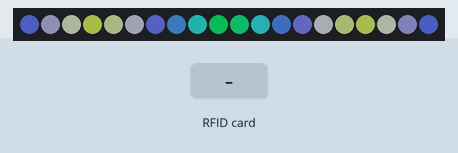
This sketch was run on a simulated Arduino Uno, built with avr-gcc and run on an emulated ATmega328P. Parts: 20 RGB LEDs in strip order, left to right. The test bench sets the inputs (shaded band). Dim RGB values are drawn brighter than linear; random numbers use the default seed unless the sketch sets one; what the sketch prints to the serial monitor is not drawn.

Above: at 0.03 s.
At 0.39 s:
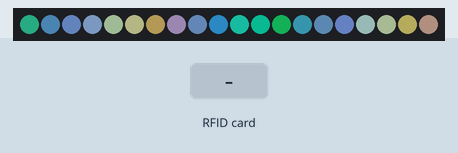
At 1.25 s:
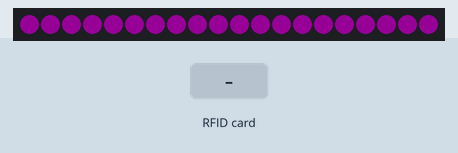
2.3 s: RFID card 5E 7A 19 C4 held to the reader
Timing chart, 0 to 5.3 s (numbered marks = the images above; inputs shaded):
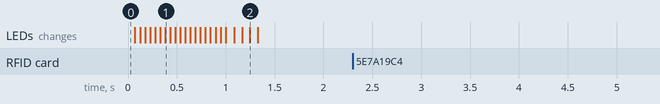

The sketch:

rfidmastermind.ino
```cpp
/// <reference path="rfid.ino" />
/// <reference path="game.ino" />
/// <reference path="leds.ino" />

// rfid lib https://github.com/adafruit/Adafruit-PN532

// SETTINGS ///////////////////////////////////////////////////////////////
#define RGB_LED_BRIGHTNESS 100
#define SPEED_MULTIPLIER 0.03
#define INTRO_TIME 1000
#define ROUNDS 5
#define TURNS 4
///////////////////////////////////////////////////////////////////////////

#include <Adafruit_NeoPixel.h>
#include <Wire.h>
#include <Adafruit_PN532.h>

#define PN532_IRQ_PIN 2
#define PN532_RESET_PIN 3
#define NEOPIXEL_PIN 12

#define RED_CARD_ID 0x994A5969
#define GREEN_CARD_ID 0x99AF5769
#define YELLOW_CARD_ID 0x4AAA4A80
#define BLUE_CARD_ID 0xF92D6169

#define NEOPIXEL_COUNT 20

Adafruit_PN532 nfc(PN532_IRQ_PIN, PN532_RESET_PIN);
Adafruit_NeoPixel strip = Adafruit_NeoPixel(NEOPIXEL_COUNT, NEOPIXEL_PIN, NEO_GRB + NEO_KHZ800);

uint32_t RED_COLOR = strip.Color(255, 0, 0);
uint32_t RED_DIM_COLOR = strip.Color(10, 0, 0);
uint32_t GREEN_COLOR = strip.Color(0, 255, 0);
uint32_t GREEN_DIM_COLOR = strip.Color(0, 10, 0);
uint32_t BLUE_COLOR = strip.Color(0, 0, 255);
uint32_t BLUE_DIM_COLOR = strip.Color(0, 0, 10);
uint32_t YELLOW_COLOR = strip.Color(225, 235, 52);
uint32_t YELLOW_DIM_COLOR = strip.Color(13, 12, 2);

unsigned long introStartTime = 0;
unsigned long elapsed;
byte appPhase = 0;
bool gameMode = 1; // 0 == fixed turn count, 1 == endless (multiplayer)

void setup()
{
    Serial.begin(9600);
    randomSeed(analogRead(0));
    LEDS_Init();
    RFID_Init();
    Serial.println("Started");
    introStartTime = millis();
}

void loop()
{
    elapsed = millis();

    switch (appPhase)
    {
    case 0:
        LEDS_RunIntro();

        if (elapsed > introStartTime + INTRO_TIME)
        {

            LEDS_SetAll(strip.Color(0, 0, 0));
            GAME_Init();
            appPhase = 1;
        }
        break;

    case 1:
        GAME_Update();
        break;
    }

    strip.show();
    delay(33);
}
```

game.ino
```cpp
/// <reference path="rfid.ino" />
/// <reference path="rfidmastermind.ino" />
/// <reference path="leds.ino" />

byte gamePhase = 0;
byte targetColors[TURNS];
byte turnColors[ROUNDS][TURNS];
byte roundCorrect[ROUNDS];
byte turn = 0;
byte currentRound = 0;
uint32_t lastTurn = 0;

void GAME_Init()
{
    LEDS_Flash(strip.Color(55, 0, 55), 2, 60);
    currentRound = 0;
    turn = 0;
    lastTurn = 0;
    byte colors[TURNS] = {1, 2, 3, 4};

    for (int i = 0; i < TURNS; i++)
    {
        targetColors[i] = 0;
        roundCorrect[i] = 0;

        for (int o = 0; o < ROUNDS; o++)
        {
            turnColors[o][i] = 0;
        }
    }

    for (byte i = 0; i < TURNS; i++)
    {
        byte newIndex = floor(random(0, 4));

        if (colors[newIndex] != 0)
        {
            Serial.println(colors[newIndex]);
            targetColors[i] = colors[newIndex];
            colors[newIndex] = 0;
        }
        else
        {
            i--;
        }
    }

    gamePhase = 0;
}

void Game_Shift_Turns_Up()
{
    for (byte o = 0; o < ROUNDS - 1; o++)
    {
        for (byte i = 0; i < TURNS; i++)
        {
            turnColors[o][i] = turnColors[o + 1][i];
        }
    }

    for (byte i = 0; i < TURNS; i++)
    {
        turnColors[ROUNDS - 1][i] = 0;
    }
}

void GAME_Update()
{
    switch (gamePhase)
    {
    case 0:
        GAME_Start_Turn();
        break;

    case 1:
        GAME_Entry_Update();
        break;

    case 2:
        GAME_End_Turn();
        break;
    }
}

void GAME_Start_Turn()
{
    Serial.print("Round ");
    Serial.print(currentRound);
    Serial.print(", Turn");
    Serial.print(turn);
    Serial.println(" Start");
    gamePhase = 1;
}

void GAME_Entry_Update()
{
    uint32_t cardid = RFID_Read();

    if (cardid != NULL && cardid != lastTurn)
    {
        lastTurn = cardid;

        if (cardid == RED_CARD_ID)
        {
            LEDS_SetAll(RED_DIM_COLOR);
            turnColors[currentRound][turn] = 1;
            Serial.println("red ");
        }

        if (cardid == GREEN_CARD_ID)
        {
            LEDS_SetAll(GREEN_DIM_COLOR);
            turnColors[currentRound][turn] = 2;
            Serial.println("green ");
        }

        if (cardid == BLUE_CARD_ID)
        {
            LEDS_SetAll(BLUE_DIM_COLOR);
            turnColors[currentRound][turn] = 3;
            Serial.println("blue ");
        }

        if (cardid == YELLOW_CARD_ID)
        {
            LEDS_SetAll(YELLOW_DIM_COLOR);
            turnColors[currentRound][turn] = 4;
            Serial.println("yellow ");
        }

        delay(300);
        LEDS_SetAll(strip.Color(0, 0, 0));
        gamePhase = 2;
    }
}

void GAME_End_Turn()
{
    LEDS_SetAll(strip.Color(0, 0, 0));
    GAME_Draw_Turns();
    strip.show();
    delay(1000);
    gamePhase = 0;
    turn++;

    if (turn >= TURNS)
    {
        GAME_End_Round();
    }
}

void GAME_End_Round()
{
    lastTurn = 0;
    Serial.println("round over");
    int correct = 0;

    for (byte i = 0; i < TURNS; i++)
    {
        if (turnColors[currentRound][i] == targetColors[i])
        {
            correct++;
            LEDS_SetAll(strip.Color(55, 55, 55));
            delay(220);
            LEDS_SetAll(strip.Color(0, 0, 0));
            delay(220);
        }
    }

    Serial.print("Correct ");
    Serial.println(correct);
    roundCorrect[currentRound] = correct;

    if (correct == TURNS)
    {
        LEDS_Flash(strip.Color(0, 55, 0), 5, 100);
        GAME_Draw_Turns();
        delay(5000);
        appPhase = 0;
        Serial.println("You won!");
    }
    else
    {
        if (correct == 0)
        {
            GAME_Draw_Turns();
            delay(100);
            LEDS_SetAll(strip.Color(0, 0, 0));
            delay(100);
            GAME_Draw_Turns();
            delay(100);
            LEDS_SetAll(strip.Color(0, 0, 0));
            delay(100);
        }

        GAME_Draw_Turns();
        turn = 0;
        currentRound++;
    }

    if (currentRound == ROUNDS)
    {
        if (gameMode == 0)
        {
            LEDS_Flash(strip.Color(55, 0, 0), 5, 100);
            GAME_Draw_Turns();
            delay(5000);
            appPhase = 0;
            Serial.println("You lost!");
        }
        else
        {
            LEDS_SetAll(strip.Color(0, 0, 0));
            Game_Shift_Turns_Up();
            currentRound--;
            GAME_Draw_Turns();
        }
    }
}

void GAME_Draw_Turns()
{
    for (byte o = 0; o < ROUNDS; o++)
    {
        byte correctThisRound = roundCorrect[o];

        for (byte i = 0; i < TURNS; i++)
        {
            switch (turnColors[o][i])
            {
            case 1:
                if (correctThisRound > 0)
                    strip.setPixelColor(o + (i * 5), RED_COLOR);
                else
                    strip.setPixelColor(o + (i * 5), RED_DIM_COLOR);
                break;

            case 2:
                if (correctThisRound > 0)
                    strip.setPixelColor(o + (i * 5), GREEN_COLOR);
                else
                    strip.setPixelColor(o + (i * 5), GREEN_DIM_COLOR);
                break;

            case 3:
                if (correctThisRound > 0)
                    strip.setPixelColor(o + (i * 5), BLUE_COLOR);
                else
                    strip.setPixelColor(o + (i * 5), BLUE_DIM_COLOR);
                break;

            case 4:
                if (correctThisRound > 0)
                    strip.setPixelColor(o + (i * 5), YELLOW_COLOR);
                else
                    strip.setPixelColor(o + (i * 5), YELLOW_DIM_COLOR);
                break;
            }

            if (correctThisRound > 0)
                correctThisRound--;
        }
    }
    strip.show();
}
```

leds.ino
```cpp
/// <reference path="rfid.ino" />
/// <reference path="game.ino" />
/// <reference path="rfidmastermind.ino" />

float r;
float g;
float b;

void LEDS_Init()
{
    strip.begin();
    strip.setBrightness(RGB_LED_BRIGHTNESS);
    strip.show();
}

void LEDS_SetAll(uint32_t color)
{
    for (uint16_t i = 0; i < NEOPIXEL_COUNT; i++)
    {
        strip.setPixelColor(i, color);
        strip.show();
    }
}

void LEDS_RunIntro()
{
    for (float i = 0; i < float(NEOPIXEL_COUNT); i++)
    {
        r = byte(((pow(sin(((elapsed * SPEED_MULTIPLIER) + i) / 2.0), 1.0) + 1.0) * 80.0) + 10.0);
        g = byte(((pow(sin(((elapsed * SPEED_MULTIPLIER) + i * 2.0) / 4.0), 2.0) + 1.0) * 80.0) + 30.0);
        b = byte(((pow(cos(((elapsed * SPEED_MULTIPLIER) + i * 3.0) / 3.0), 3.0) + 1.0) * 80.0) + 70.0);

        strip.setPixelColor(i, strip.Color(floor(r), floor(g), floor(b)));
    }
}

void LEDS_SetColor(uint32_t color, byte index)
{
    strip.setPixelColor(index, strip.Color(r, g, b));
}

void LEDS_Flash(uint32_t color, byte count, int pause)
{
    for (byte i = 0; i < count; i++)
    {
        LEDS_SetAll(color);
        delay(pause);
        LEDS_SetAll(strip.Color(0, 0, 0));
        delay(pause);
    }
}
```

rfid.ino
```cpp
/// <reference path="rfidmastermind.ino" />
/// <reference path="game.ino" />
/// <reference path="leds.ino" />

void RFID_Init()
{
    nfc.begin();
    uint32_t versiondata = nfc.getFirmwareVersion();

    if (!versiondata)
    {
        LEDS_SetAll(strip.Color(255, 0, 0));
        while (1)
            ;
    }

    nfc.SAMConfig();
}

uint32_t RFID_Read(void)
{
    uint8_t success;
    uint8_t uid[] = {0, 0, 0, 0, 0, 0, 0};
    uint8_t uidLength;

    success = nfc.readPassiveTargetID(PN532_MIFARE_ISO14443A, uid, &uidLength);

    if (success)
    {
        nfc.PrintHex(uid, uidLength);

        if (uidLength == 4)
        {
            Serial.println("Len = 4");
            uint32_t cardid = uid[0];
            cardid <<= 8;
            cardid |= uid[1];
            cardid <<= 8;
            cardid |= uid[2];
            cardid <<= 8;
            cardid |= uid[3];
            Serial.println(cardid);

            return cardid;
        }

        if (uidLength == 7)
        {
            Serial.println("Len = 7, skipping first 3");
            uint32_t cardid = uid[3];
            cardid <<= 8;
            cardid |= uid[4];
            cardid <<= 8;
            cardid |= uid[5];
            cardid <<= 8;
            cardid |= uid[6];
            Serial.println(cardid);

            return cardid;
        }
    }

    return NULL;
}
```

Measured:
- after the input at 2.3 s, every drawn part: stays the same
